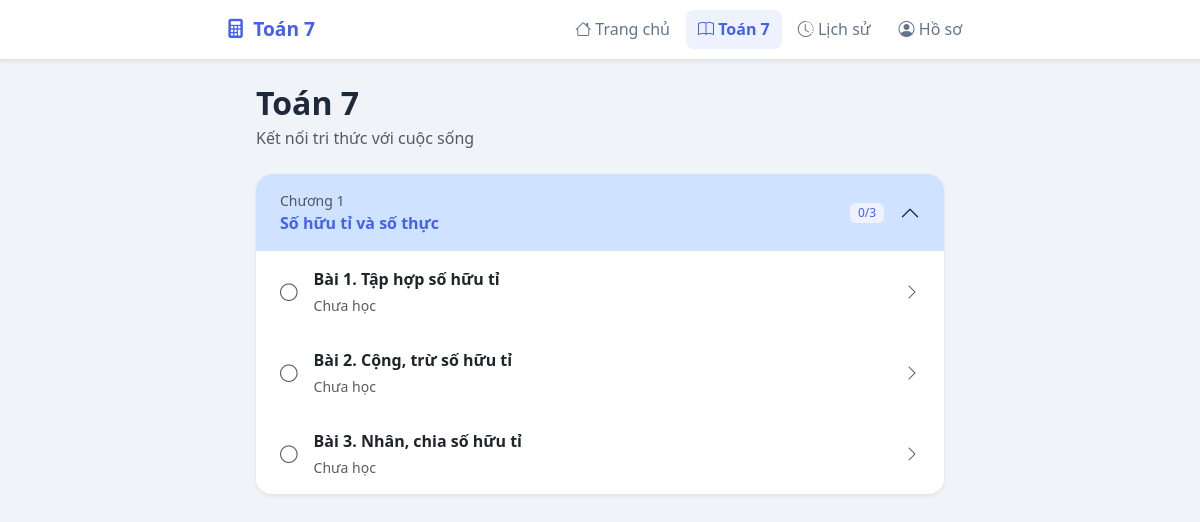
The app's page /pages/math7.php with its own data.
### tables this page shows
CREATE TABLE lesson (
    id            INT AUTO_INCREMENT PRIMARY KEY,
    chapter_no    TINYINT UNSIGNED NOT NULL,
    chapter_title VARCHAR(200)     NOT NULL,
    lesson_no     TINYINT UNSIGNED NOT NULL,
    title         VARCHAR(200)     NOT NULL,
    created_at    DATETIME DEFAULT CURRENT_TIMESTAMP
);

### pages/math7.php (the view, shortened to what this page needs)
<?php
$db = get_db();
$student_id = STUDENT_ID;
$stmt = $db->prepare('
    SELECT l.*, p.score, p.total, p.last_learning
    FROM lesson l
    LEFT JOIN progress p ON l.id = p.lesson_id AND p.student_id = ?
    ORDER BY l.chapter_no ASC, l.lesson_no ASC
');
$stmt->execute([$student_id]);
$all_lessons = $stmt->fetchAll();
$chapters = [];
foreach ($all_lessons as $lesson) {
    $ch = $lesson['chapter_no'];
    if (!isset($chapters[$ch])) {
        $chapters[$ch] = ['title' => $lesson['chapter_title'], 'lessons' => []];
    }
    $chapters[$ch]['lessons'][] = $lesson;
}
include '../includes/header.php';
?>
<div class="container-narrow">
  <h2 class="fw-bold mb-1">Toán 7</h2>
  <p class="text-muted mb-4">Kết nối tri thức với cuộc sống</p>
  <div class="accordion accordion-flush" id="chapterAccordion">
    <?php foreach ($chapters as $ch_no => $chapter): ?>
    <?php
      $done  = count(array_filter($chapter['lessons'], fn($l) => $l['score'] !== null));
      $total = count($chapter['lessons']);
      $open  = ($ch_no === array_key_first($chapters)) ? '' : 'collapsed';
      $show  = ($ch_no === array_key_first($chapters)) ? 'show' : '';
    ?>
    <div class="card border-0 shadow-sm mb-3 rounded-3 overflow-hidden">
      <div class="card-header bg-white border-0 p-0">
        <button class="accordion-button <?= $open ?> fw-semibold py-3 px-4"
                type="button" data-bs-toggle="collapse"
                data-bs-target="#ch<?= $ch_no ?>">
          <div>
            <div class="small text-muted fw-normal">Chương <?= $ch_no ?></div>
            <?= htmlspecialchars($chapter['title']) ?>
          </div>
          <span class="badge bg-primary-soft text-primary ms-auto me-3 fw-normal">
            <?= $done ?>/<?= $total ?>
          </span>
        </button>
      </div>
      <div id="ch<?= $ch_no ?>" class="accordion-collapse collapse <?= $show ?>">
        <div class="list-group list-group-flush">
          <?php foreach ($chapter['lessons'] as $lesson): ?>
          <?php $done_lesson = $lesson['score'] !== null; ?>
          <a href="<?= BASE_URL ?>/pages/lesson.php?id=<?= $lesson['id'] ?>"
             class="list-group-item list-group-item-action border-0 px-4 py-3 lesson-item">
            <div class="d-flex align-items-center gap-3">
              <div class="lesson-status-icon <?= $done_lesson ? 'done' : 'todo' ?>">
                <?php if ($done_lesson): ?>
                  <i class="bi bi-check-circle-fill text-success"></i>
                <?php else: ?>
                  <i class="bi bi-circle text-muted"></i>
                <?php endif; ?>
              </div>
              <div class="flex-grow-1 min-w-0">
                <div class="fw-semibold text-dark text-truncate">
                  Bài <?= $lesson['lesson_no'] ?>. <?= htmlspecialchars($lesson['title']) ?>
                </div>
                <?php if ($done_lesson): ?>
                <div class="small text-muted mt-1">
                  <?php if ((int)$lesson['total'] > 0): ?>
                    <span class="text-success fw-semibold"><?= $lesson['score'] ?>/<?= $lesson['total'] ?> câu đúng</span>
                  <?php else: ?>
                    <span class="text-success fw-semibold"><i class="bi bi-check2 me-1"></i>Hoàn thành</span>
                  <?php endif; ?>
                  · <?= date('d/m/Y', strtotime($lesson['last_learning'])) ?>
                </div>
                <?php else: ?>
                <div class="small text-muted mt-1">Chưa học</div>
                <?php endif; ?>
              </div>
              <i class="bi bi-chevron-right text-muted flex-shrink-0"></i>
            </div>
          </a>
          <?php endforeach; ?>
        </div>
      </div>
    </div>
    <?php endforeach; ?>
  </div>
</div>
<?php include '../includes/footer.php'; ?>

### assets/css/app.css (style rules this page uses)
:root { --primary: #4361EE; --primary-soft: #EEF2FF; --success: #10B981; --success-soft: #ECFDF5; --danger: #EF4444; --warning: #F59E0B; --info: #3B82F6; --bg: #F0F4F8; --card-radius: 16px; --shadow: 0 2px 12px rgba(0,0,0,.08); }
body { background-color: var(--bg); font-family: 'Segoe UI', system-ui, -apple-system, sans-serif; color: #1E293B; }
.container-narrow { max-width: 720px; margin: 0 auto; padding: 0 16px; }
.card { border-radius: var(--card-radius) !important; box-shadow: var(--shadow); }
.bg-primary-soft { background-color: var(--primary-soft); }
.text-primary { color: var(--primary) !important; }
.min-w-0 { min-width: 0; }
.lesson-item { transition: background .12s; }
.lesson-status-icon { font-size: 1.1rem; }
.accordion-button:not(.collapsed) { color: var(--primary); box-shadow: none; }
.accordion-button::after { margin-left: 0; }

### records on screen
lesson: lesson_no "1", title "Tập hợp số hữu tỉ"
lesson: lesson_no "2", title "Cộng, trừ số hữu tỉ"
lesson: lesson_no "3", title "Nhân, chia số hữu tỉ"

### other values on screen
$ch_no "1"
$chapter['title'] "Số hữu tỉ và số thực"
$done "0"
$total "3"
